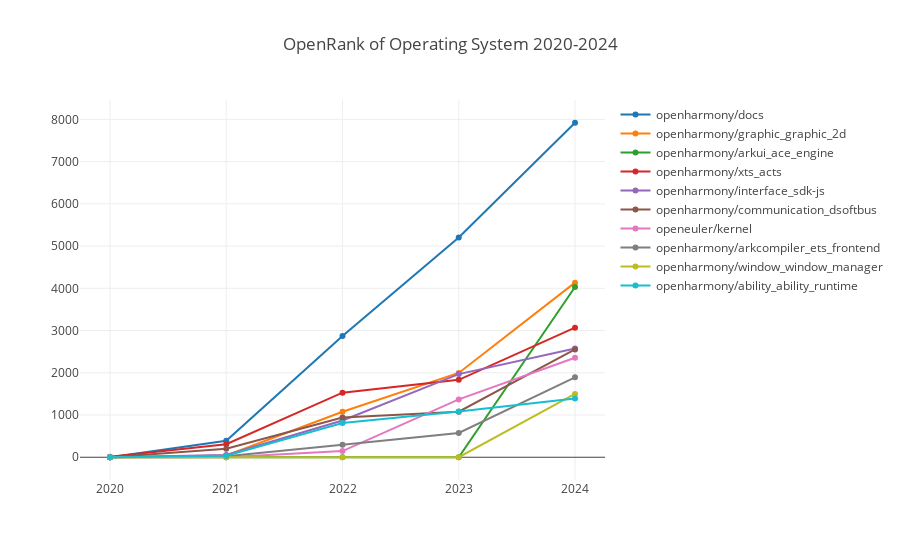

This figure's notebook cell:
### Markdown cell above
### 操作系统

### Code cell
processTechFieldData(':technology/operating_system', 'Operating System');

### Figure 1 — Plotly figure (JSON) as saved in the notebook; plotly's stock layout.template omitted (floating-point values rounded to 4 significant figures)
{"data": [{"name": "openharmony/docs", "x": [2020, 2021, 2022, 2023, 2024], "y": [0, 389.8, 2868.0, 5203.0, 7920.0]}, {"name": "openharmony/graphic_graphic_2d", "x": [2020, 2021, 2022, 2023, 2024], "y": [0, 44.26, 1078.0, 1996, 4134.0]}, {"name": "openharmony/arkui_ace_engine", "x": [2020, 2021, 2022, 2023, 2024], "y": [0, 0, 0, 0, 4032.0]}, {"name": "openharmony/xts_acts", "x": [2020, 2021, 2022, 2023, 2024], "y": [11.27, 309.2, 1528.0, 1834.0, 3069.0]}, {"name": "openharmony/interface_sdk-js", "x": [2020, 2021, 2022, 2023, 2024], "y": [0, 52.68, 869.6, 1969.0, 2576.0]}, {"name": "openharmony/communication_dsoftbus", "x": [2020, 2021, 2022, 2023, 2024], "y": [0, 201.8, 941.4, 1079.0, 2553.0]}, {"name": "openeuler/kernel", "x": [2020, 2021, 2022, 2023, 2024], "y": [0, 0, 145.6, 1370.0, 2355.0]}, {"name": "openharmony/arkcompiler_ets_frontend", "x": [2020, 2021, 2022, 2023, 2024], "y": [0, 23.3, 296.6, 575.5, 1894.0]}, {"name": "openharmony/window_window_manager", "x": [2020, 2021, 2022, 2023, 2024], "y": [0, 0, 0, 0, 1499.0]}, {"name": "openharmony/ability_ability_runtime", "x": [2020, 2021, 2022, 2023, 2024], "y": [0, 36.52, 809.8, 1081.0, 1391.0]}], "layout": {"autosize": true, "title": {"text": "OpenRank of Operating System 2020-2024"}, "xaxis": {"autorange": true, "range": [2020.0, 2024.0], "type": "linear"}, "yaxis": {"autorange": true, "range": [-653.6, 8574.0], "type": "linear"}}}
